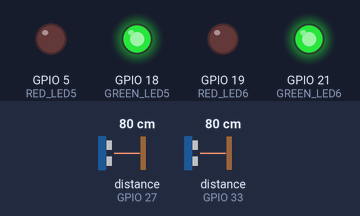
The sketch below on a simulated ESP32. On the bench: output pins drawn as LEDs (lit = HIGH). Wiring (inferred from the names in the program): 2 × ultrasonic range finder: trigger GPIO 26, echo GPIO 27 / trigger GPIO 32, echo GPIO 33. Inputs (shaded band) come from the test bench; at power-on: distance to the obstacle (sensors on GPIO 27, GPIO 33) 80 cm. The echo pulse lasts 58.3 µs per cm; WiFi joins after 1.5 s; servers stay silent unless stated; pins used as bus, display or sensor lines are not drawn; what the sketch prints to the serial monitor is not drawn.

Above: at 2.7 s.
2.8 s: distance to the obstacle (sensor on GPIO 27) set to 14 cm
4.7 s: distance to the obstacle (sensor on GPIO 27) set to 10 cm
At 6.7 s:
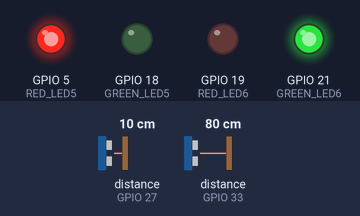
7.0 s: distance to the obstacle (sensor on GPIO 33) set to 14 cm
8.7 s: distance to the obstacle (sensor on GPIO 33) set to 11 cm
At 10.1 s:
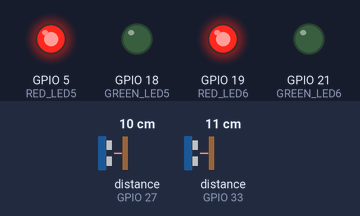
11.0 s: distance to the obstacle (sensor on GPIO 27) set to 18 cm
At 13.0 s:
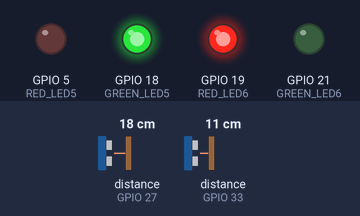
Timing chart, 0 to 14.5 s (numbered marks = the images above; inputs shaded):
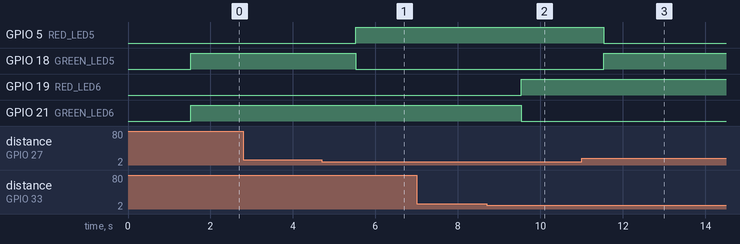

Measured:
- the behaviour switches between 13 and 12 cm on distance to the obstacle (sensor on GPIO 27) (found by bisection; images 0 and 1)
- the behaviour switches between 13 and 12 cm on distance to the obstacle (sensor on GPIO 33) (found by bisection; images 1 and 2)
- after the input at 4.7 s, GPIO 5 (RED_LED5): LOW → HIGH after 0.82 s; GPIO 18 (GREEN_LED5): HIGH → LOW after 0.82 s
- after the input at 8.7 s, GPIO 19 (RED_LED6): LOW → HIGH after 0.83 s; GPIO 21 (GREEN_LED6): HIGH → LOW after 0.83 s
- after the input at 11.0 s, GPIO 5 (RED_LED5): HIGH → LOW after 0.53 s; GPIO 18 (GREEN_LED5): LOW → HIGH after 0.53 s

The sketch:

NodeThirdFloor.ino
```cpp
#include <WiFi.h>
#include <WebSocketsClient.h>

const char* ssid = "GlobeAtHome_17400";
const char* password = "3ML454H26Q5";
const char* host = "192.168.254.110";  // Central ESP32 IP
const int port = 81;

WebSocketsClient webSocket;

// Sensor pins for Slot5 and Slot6
#define TRIG5 26
#define ECHO5 27
#define TRIG6 32
#define ECHO6 33

// LED pins for Sensor 5
#define RED_LED5 5
#define GREEN_LED5 18

// LED pins for Sensor 6
#define RED_LED6 19
#define GREEN_LED6 21


unsigned long lastSendTime = 0;
const unsigned long sendInterval = 1000;

void setup() {
  Serial.begin(115200);

  pinMode(TRIG5, OUTPUT);
  pinMode(ECHO5, INPUT);
  pinMode(TRIG6, OUTPUT);
  pinMode(ECHO6, INPUT);

  pinMode(RED_LED5, OUTPUT);
  pinMode(GREEN_LED5, OUTPUT);
  pinMode(RED_LED6, OUTPUT);
  pinMode(GREEN_LED6, OUTPUT);

  connectWiFi();

  // Setup WebSocket connection
  webSocket.begin(host, port, "/");
  webSocket.onEvent(webSocketEvent);
  webSocket.setReconnectInterval(5000); // Auto reconnect every 5 seconds if disconnected
}

void loop() {
  // Reconnect WiFi if disconnected
  if (WiFi.status() != WL_CONNECTED) {
    Serial.println("WiFi lost, reconnecting...");
    connectWiFi();
  }

  // Handle WebSocket connection and events
  webSocket.loop();

  // If not connected, just wait for reconnect interval (do NOT call begin() again here)
  if (!webSocket.isConnected()) {
    Serial.println("WebSocket not connected, waiting for reconnect...");
  }

  // Send sensor data every 'sendInterval' milliseconds (non-blocking)
  if (millis() - lastSendTime > sendInterval) {
    lastSendTime = millis();

    long dist5 = readDistanceCM(TRIG5, ECHO5);
    long dist6 = readDistanceCM(TRIG6, ECHO6);

    Serial.print("Distance Slot5: ");
    Serial.print(dist5);
    Serial.print(" cm, Slot6: ");
    Serial.println(dist6);

    // LED Control for Slot5
    if (dist5 < 12) {
      digitalWrite(RED_LED5, HIGH);
      digitalWrite(GREEN_LED5, LOW);
    } else {
      digitalWrite(RED_LED5, LOW);
      digitalWrite(GREEN_LED5, HIGH);
    }

    // LED Control for Slot6
    if (dist6 < 12) {
      digitalWrite(RED_LED6, HIGH);
      digitalWrite(GREEN_LED6, LOW);
    } else {
      digitalWrite(RED_LED6, LOW);
      digitalWrite(GREEN_LED6, HIGH);
    }

    String msg = "Slot5:" + String(dist5 < 12 ? "Occupied" : "Available") +
                 " | Slot6:" + String(dist6 < 12 ? "Occupied" : "Available");

    Serial.println("Sending: " + msg);
    webSocket.sendTXT(msg);
  }
}

void connectWiFi() {
  WiFi.begin(ssid, password);
  Serial.print("Connecting to WiFi");
  while (WiFi.status() != WL_CONNECTED) {
    delay(500);
    Serial.print(".");
  }
  Serial.println();
  Serial.println("WiFi connected.");
  Serial.print("IP address: ");
  Serial.println(WiFi.localIP());
}

long readDistanceCM(int trigPin, int echoPin) {
  digitalWrite(trigPin, LOW);
  delayMicroseconds(2);
  digitalWrite(trigPin, HIGH);
  delayMicroseconds(10);
  digitalWrite(trigPin, LOW);
  long duration = pulseIn(echoPin, HIGH, 30000);
  if (duration == 0) return 999; // timeout means no echo detected
  return duration * 0.034 / 2;
}

void webSocketEvent(WStype_t type, uint8_t * payload, size_t length) {
  switch(type) {
    case WStype_CONNECTED:
      Serial.println("Connected to central WebSocket server");
      break;
    case WStype_DISCONNECTED:
      Serial.println("Disconnected from server");
      break;
    case WStype_TEXT:
      Serial.print("Message from server: ");
      Serial.println((char*)payload);
      break;
    case WStype_ERROR:
      Serial.println("WebSocket error");
      break;
    default:
      break;
  }
}
```
